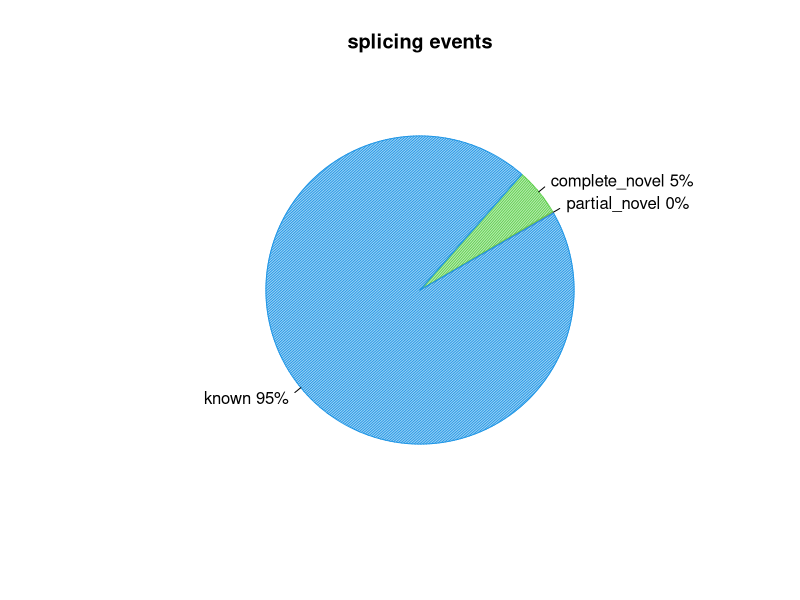
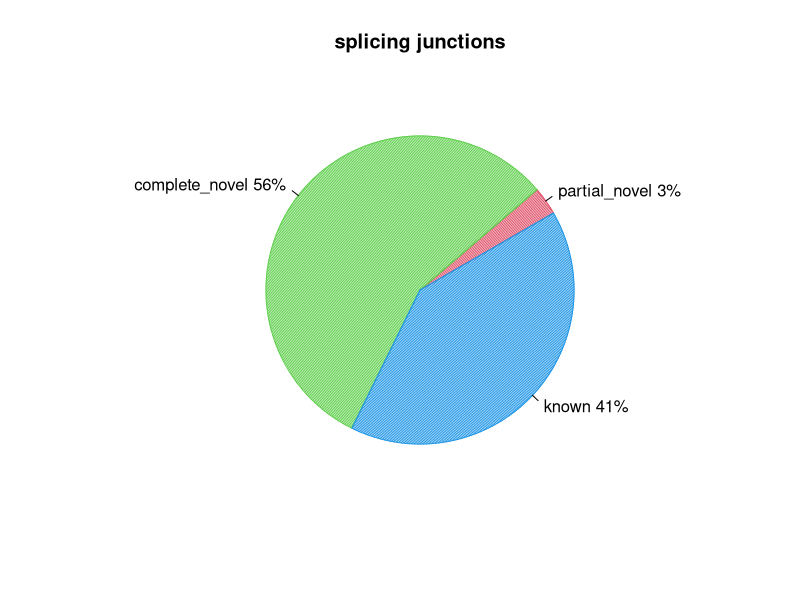

Write R code to recreate these figures, in order.
pdf("/home/mashxp/Documents/MyVault/Atlas/LuuLoi_RNA-seq_course/exercise/_data/rseqc/ERR458502/junction_annotation/ERR458502.splice_events.pdf")
events=c(0.14213046080191502,5.0344105326152,94.77857570317175)
pie(events,col=c(2,3,4),init.angle=30,angle=c(60,120,150),density=c(70,70,70),main="splicing events",labels=c("partial_novel 0%","complete_novel 5%","known 95%"))
dev.off()
pdf("/home/mashxp/Documents/MyVault/Atlas/LuuLoi_RNA-seq_course/exercise/_data/rseqc/ERR458502/junction_annotation/ERR458502.splice_junction.pdf")
junction=c(2.9411764705882355,56.43382352941177,40.625)
pie(junction,col=c(2,3,4),init.angle=30,angle=c(60,120,150),density=c(70,70,70),main="splicing junctions",labels=c("partial_novel 3%","complete_novel 56%","known 41%"))
dev.off()
